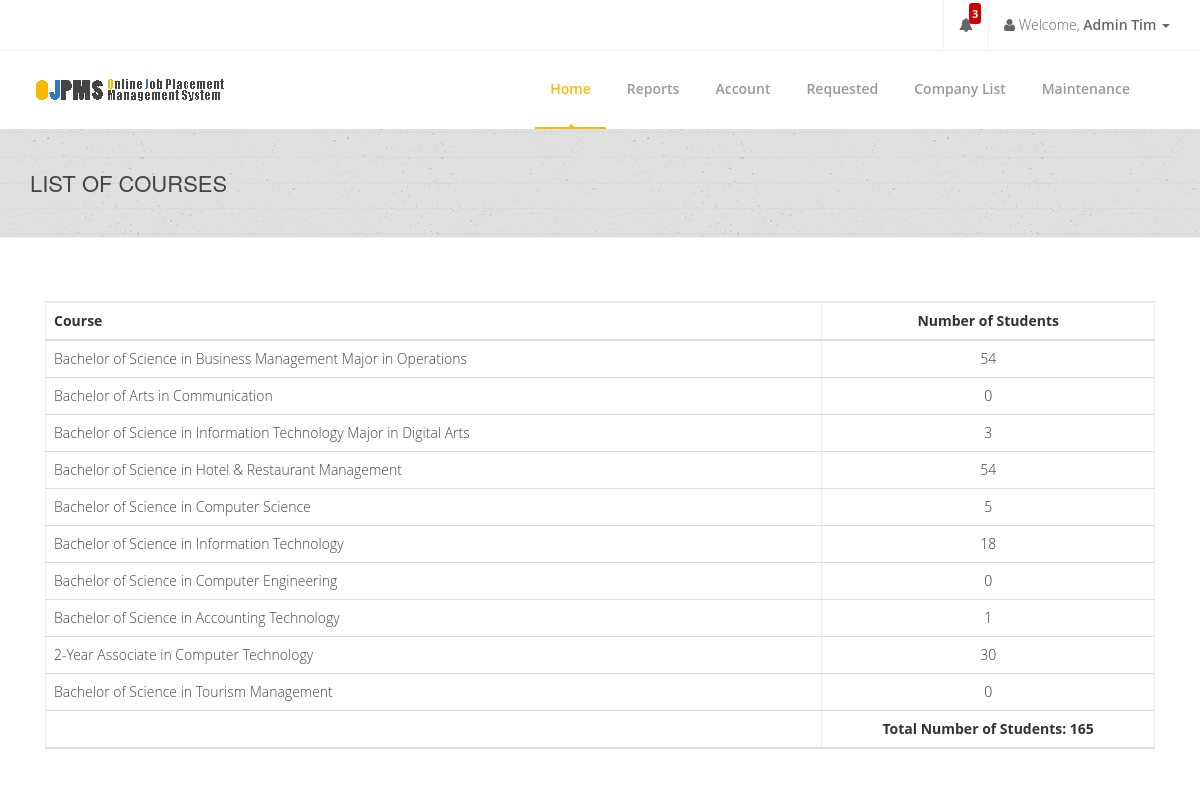
/admin/admin.php (signed in), run on the app's committed database.
### tables this page shows
CREATE TABLE `coursetbl` (
  `CourseID` int(11) NOT NULL AUTO_INCREMENT,
  `CourseTitle` varchar(255) NOT NULL,
  `CourseCode` varchar(255) NOT NULL,
  `CourseDescription` varchar(255) NOT NULL,
  PRIMARY KEY (`CourseID`)
);

### connection.php (called while the page is built, shortened)
<?php
class GSecureSQLConfig
{
    static function get_mysqli_config($type = NULL)
    {
        if (strtoupper($type) == 'LOCALHOST') {
            return array(
                'host' => 'localhost:3306',
                'user' => 'root',
                'pass' => '',
                'db' => 'e2edb'
            );
        } else {
            return array(
                'host' => 'mysql.hostinger.ph',
                'user' => 'u987316885_e2edb',
                'pass' => 'o2ehQX3wqO',
                'db' => 'u987316885_e2edb'
            );
        }
    }
}
class GSecureSQL
{
    private static $config;
    private static function _get_mysqli_config()
    {
        self::$config = GSecureSQLConfig::get_mysqli_config();
    }
    static function query($sql, $has_return = FALSE, $types = NULL)
    {
        $cn = new mysqli(
            self::$config['host'],
            self::$config['user'],
            self::$config['pass'],
            self::$config['db']
        );
        $ret = NULL;
        $st = $cn->prepare($sql);
        if (is_null($types)) {
            if (!$has_return) {
                $st->execute();
                $st->close();
                $cn->close();
                $ret = 'Query has been executed';
            } else {
                $st->execute();
                $code_result = '$st->bind_result(';
                $bool = false;
                $p = array();
                for($i = 0; $i < $st->field_count; $i++){
                    if(!$bool){
                        $bool = true;
                        $code_result .= '$p[' . $i . ']';
                    }else{
                        $code_result .= ',$p[' . $i . ']';
                    }
                }
                $code_result .= ');';
                eval($code_result);
                $ret = array();
                $k = 0;
                while($st->fetch()){
                    for($i = 0; $i < count($p); $i++){
                        $ret[$k][$i] = $p[$i];
                    }
                    $k++;
                }
            }
        } else {
            if (!$has_return) {
                $arg = func_get_args();
                $code = '$st->bind_param($types';
                for ($i = 3; $i < count($arg); $i++) {
                    $code .= ',$arg[' . $i . ']';
                }
                $code .= ');';
                eval($code);
                $st->execute();
                $st->close();
                $cn->close();
            } else {
                $arg = func_get_args();
                $code = '$st->bind_param($types';
                for ($i = 3; $i < count($arg); $i++) {
                    $code .= ',$arg[' . $i . ']';
                }
                $code .= ');';
                eval($code);
                $st->execute();
                $code_result = '$st->bind_result(';
                $bool = false;
                $p = array();
                for($i = 0; $i < $st->field_count; $i++){
                    if(!$bool){
                        $bool = true;
                        $code_result .= '$p[' . $i . ']';
                    }else{
                        $code_result .= ',$p[' . $i . ']';
                    }
                }
                $code_result .= ');';
                eval($code_result);
                $ret = array();
                $k = 0;
                while($st->fetch()){
                    for($i = 0; $i < count($p); $i++){
                        $ret[$k][$i] = $p[$i];
                    }
                    $k++;
                }
            }
        }
        return $ret;
    }
}

### admin/admin.php (the view, shortened to what this page needs)
<?php
include('../connection.php');
$TotalStudents =
    GSecureSQL::query(
        "SELECT COUNT(*) FROM studentinfotbl",
        TRUE
    );
$Total = $TotalStudents[0][0];
?>
<!doctype html>
<html lang="en">
<head>
    <link href="../css/bootstrap.min.css" rel="stylesheet"/>
    <link href="../css/bootstrapValidator.min.css" rel="stylesheet"/>
    <link rel="stylesheet" href="../css/font-awesome.min.css" type="text/css" media="screen">
    <link rel="stylesheet" type="text/css" href="../fonts/ffonts/montserrat.css">
    <link rel="stylesheet" type="text/css" href="../fonts/ffonts/open-sans.css">
    <link rel="stylesheet" type="text/css" href="../css/slicknav.css" media="screen">
    <link rel="stylesheet" type="text/css" href="../css/style.css" media="screen">
    <link rel="stylesheet" type="text/css" href="../css/responsive.css" media="screen">
    <link rel="stylesheet" type="text/css" href="../css/animate.css" media="screen">
    <link rel="stylesheet" type="text/css" href="../css/colors/yellow.css" title="yellow" media="screen"/>
    <link rel="stylesheet" href="../css/notif.css"/>
</head>
<body>
    <div id="container">
        <div class="hidden-header"></div>
        <header class="clearfix">
            <div class="top-bar">
                <div class="container">
                    <div class="row">
                        <div class="col-md-5">
                            <ul class="nav navbar-nav navbar-right">
                                <li class="dropdown icon-border" id="notificationLink">
                                    <span id="notification_count">3</span>
                                    <a href="#" class="bell itl-tooltip" data-placement="bottom" data-toggle="dropdown"><i
                                            class="fa fa-bell"></i></a>
                                </li>
                                <li class="dropdown">
                                    <a href="#" class="dropdown-toggle" data-toggle="dropdown"><b class="fa fa-user"></b> Welcome, <b>Admin Tim </b><b class="caret"></b></a>
                                </li>
                            </ul>
                        </div>
                    </div>
                </div>
            </div>
            <div class="navbar navbar-default navbar-top">
                <div class="container">
                    <div class="navbar-header">
                         <a class="navbar-brand" href="">
                            <img src="../images/ojpms.png">
                        </a>
                    </div>
                    <div class="navbar-collapse collapse">
                        <ul class="nav navbar-nav navbar-right">
                            <li>
                                <a class="active" href="admin.php">Home</a>
                            </li>
                            <li>
                                <a>Reports</a>
                            </li>
                            <li>
                                <a href="admin-account.php">Account</a>
                            </li>
                            <li>
                                <a href="admin-requested.php">Requested</a>
                            </li>
                            <li>
                               <a>Company List</a>
                            </li>
                            <li>
                            <a> Maintenance</a>
                        </li>
                        </ul>
                    </div>
                </div>
            </div>
        </header>
        <div class="page-banner" style="padding:40px 0; center #f9f9f9;">
            <div class="container">
                <div class="row">
                    <div class="col-md-6">
                        <h2>List of Courses</h2>
                    </div>
                </div>
            </div>
        </div>
        <br><br><br>
        <div class="container">
            <div class="col-md-12">
                <div class="hr2"></div>
                <table class="table segment table-hover">
                    <thead>
                    <tr>
                        <th width='70%' class='tabletitle'>Course</th>
                        <th width='30%' class='tabletitle' style = "text-align: center;">Number of Students</th>
                    </thead>
                    <tbody>
                    <?php
                    $course_tbl =
                        GSecureSQL::query(
                            "SELECT * FROM coursetbl",
                            TRUE
                        );
                    foreach ($course_tbl as $value) {
                    $CourseID = $value[0];
                    $CourseTitle = $value[1];
                    $CourseCode = $value[2];
                    $countstudentbycourse_tbl =
                        GSecureSQL::query(
                            "SELECT COUNT(*) FROM studentinfotbl WHERE MajorCourse = ?",
                            TRUE,
                            "s",
                            $CourseCode
                        );
                    foreach ($countstudentbycourse_tbl as $value1) {
                    $TotalStudentByCourse = $value1[0];
                    ?>
                    <tr>
                        <td width=70% class=tabletitle>
                            <a href='admin-field.php?id=<?php echo $CourseID; ?>'><?php echo $CourseTitle; ?></a>
                        </td>
                        <td width=30% class='tabletitle' style = "text-align: center;"><?php echo $TotalStudentByCourse; ?></td>
                    <tr>
                        <?php
                        }
                        }
                        ?>
                    </tbody>
                    <tfoot>
                        <thead>
                            <div class="hr2"></div>
                            <tr>
                                <th width='70%' class='tabletitle'></th>
                                <th width='30%' class='tabletitle' style = "text-align: center;">Total Number of Students: <?php echo $Total; ?></th>
                            </tr>
                        </thead>
                    </tfoot>
                </table>
            </div>
        </div>
    </div>
</body>
</html>

### css/colors/yellow.css (style rules this page uses)
a { color: #444; }
.navbar-default .navbar-nav > li:hover > a, .navbar-default .navbar-nav > li > a.active { color: #f8ba01; }
.navbar-default .navbar-nav > li > a:after { background-color: #f8ba01; }
.navbar-default .navbar-nav > li > a.active, .navbar-default .navbar-nav > li:hover > a { border-color: #f8ba01; }

### css/notif.css (style rules this page uses)
#notification_count { padding: 0 3px; background: #cc0000; color: #ffffff; font-weight: bold; margin-left: 25px; border-radius: 3px; -moz-border-radius: 3px; -webkit-border-radius: 3px; position: absolute; margin-top: 3px; font-size: 11px; }
.icon-border { border-left: 1px solid #f2f2f2; border-right: 1px solid #f2f2f2; }

### data on the page
coursetbl: CourseTitle "Bachelor of Science in Business Management Major in Operations", TotalStudentByCourse "54"
coursetbl: CourseTitle "Bachelor of Arts in Communication", TotalStudentByCourse "0"
coursetbl: CourseTitle "Bachelor of Science in Information Technology Major in Digital Arts", TotalStudentByCourse "3"
coursetbl: CourseTitle "Bachelor of Science in Hotel & Restaurant Management", TotalStudentByCourse "54"
coursetbl: CourseTitle "Bachelor of Science in Computer Science", TotalStudentByCourse "5"
coursetbl: CourseTitle "Bachelor of Science in Information Technology", TotalStudentByCourse "18"
coursetbl: CourseTitle "Bachelor of Science in Computer Engineering", TotalStudentByCourse "0"
coursetbl: CourseTitle "Bachelor of Science in Accounting Technology", TotalStudentByCourse "1"
coursetbl: CourseTitle "2-Year Associate in Computer Technology", TotalStudentByCourse "30"
coursetbl: CourseTitle "Bachelor of Science in Tourism Management", TotalStudentByCourse "0"

### other printed values
$Total "165"
